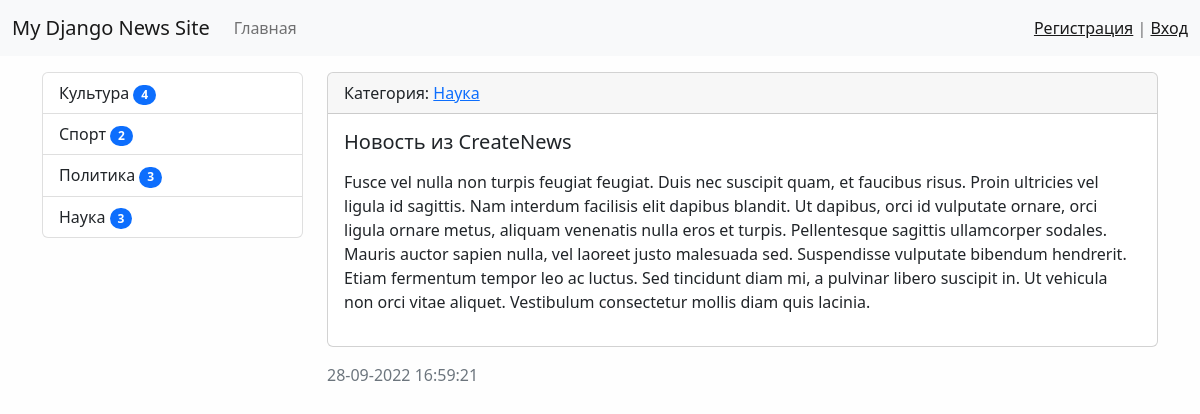
Before: /news/15/ with the older database file.
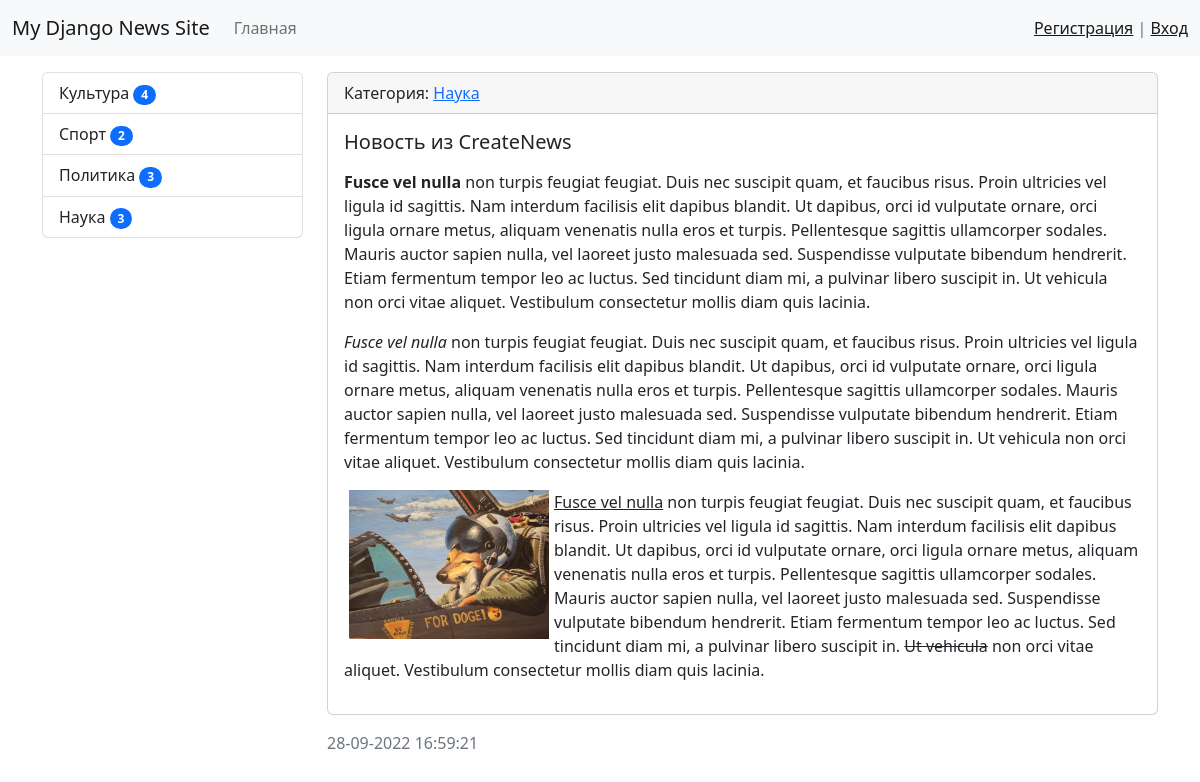
After: the same page with the newer database file.
### news/models.py (models this page shows, shortened)
class News(models.Model):
    title = models.CharField(max_length=150, verbose_name='наименование')
    content = models.TextField(blank=True, verbose_name='содержимое')
    created_at = models.DateTimeField(auto_now_add=True, verbose_name='дата создания')
    updated_at = models.DateTimeField(auto_now=True, verbose_name='дата обновления')
    photo = models.ImageField(upload_to='photos/%Y/%m/%d/', verbose_name='фото', blank=True)
    is_published = models.BooleanField(default=True, verbose_name='опубликовано')
    category = models.ForeignKey('Category', on_delete=models.PROTECT, verbose_name='категория')
    views = models.IntegerField(default=0)
    class Meta:
        verbose_name = 'новость'
        verbose_name_plural = 'новости'
        ordering = ['-created_at']

class Category(models.Model):
    title = models.CharField(max_length=150, db_index=True, verbose_name='наименование категории')
    def get_absolute_url(self):
        return reverse('category', kwargs={'category_id': self.pk})
    def __str__(self):
        return self.title
    class Meta:
        verbose_name = 'категория'
        verbose_name_plural = 'категории'
        ordering = ['title']

### news/views.py (the view)
# urls.py: path('news/<int:pk>/', ViewNews.as_view(), name='view_news'),
class ViewNews(DetailView):
    model = News
    context_object_name = 'news_item'

### news/templatetags/news_tags.py (called while the page is built)
@register.inclusion_tag('news/list_categories.html')
def show_categories(arg1='Hello', arg2='world'):
    categories = Category.objects.annotate(cnt=Count('news', filter=F('news__is_published'))).filter(cnt__gt=0)
    return {"categories": categories, 'arg1': arg1,'arg2': arg2}

### news/templates/news/news_detail.html (shortened to what this page needs)
{% extends 'base.html' %}
{% block sidebar %}
{% include 'inc/_sidebar.html' %}
{% endblock %}
{% block content %}
    <div class="card mb-3">
        <div class="card-header">
            Категория: <a href="{{ news_item.category.get_absolute_url }}">{{ news_item.category }}</a>
        </div>
        <div class="card-body">
                    <h5 class="card-title">{{ news_item.title }}</h5>
                    <p class="card-text">{{ news_item.content|safe|linebreaks }}</p>
                </div>
        </div>
        <div class="card-footer text-muted">
            {{ news_item.created_at|date:"d-m-Y H:i:s" }}
        </div>
    </div>
{% endblock %}

Changed rows visible on the page:
changed News "Новость из CreateNews": content "…mollis diam quis lacinia." → "…mollis diam quis lacinia. Fusce vel nulla non turpis feugiat feugiat. Duis nec suscipit quam, et faucibus risus. Proin ultricies vel ligula id sagittis. Nam interdum facilisis elit dapibus blandit. Ut dapibus, orci id vulputate ornare, orci ligula ornare metus, aliquam venenatis nulla eros et turpis. Pellentesque sagittis ullamcorper sodales. Mauris auctor sapien nulla, vel laoreet justo malesuada sed. Suspendisse vulputate bibendum hendrerit. Etiam fermentum tempor leo ac luctus. Sed tincidunt diam mi, a pulvinar libero suscipit in. Ut vehicula non orci vitae aliquet. Vestibulum consectetur mollis diam quis lacinia. Fusce vel nulla non turpis feugiat feugiat. Duis nec suscipit quam, et…"; content: picture added
